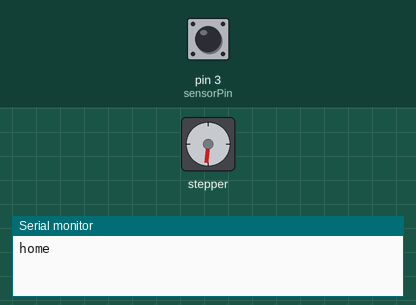
Recording of a sketch running on a simulated Arduino Uno, built with avr-gcc and run on an emulated ATmega328P. On the bench: stepper motor, the last lines printed to the serial monitor. Wiring (inferred from the names in the program): stepper motor driver (200 steps per turn assumed): step pin 2; direction pin 8; enable pin 5. The inputs (shaded band) are chosen by the test bench; at power-on: pin 3 (sensorPin) LOW.

Above: at 0.8 s.
0.9 s: pin 3 (sensorPin) driven HIGH
At 1.3 s:
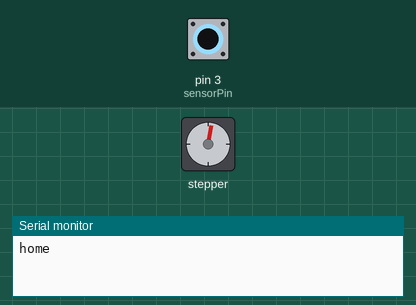
3.9 s: pin 3 (sensorPin) driven LOW
At 4.3 s:
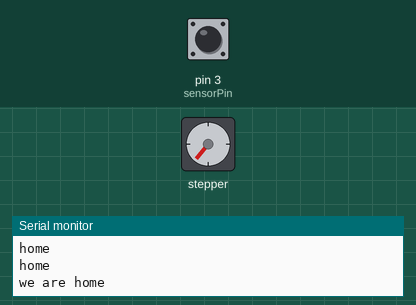
6.9 s: pin 3 (sensorPin) pulsed HIGH 2 times (0.12 s each, 0.3 s apart)
At 9.0 s:
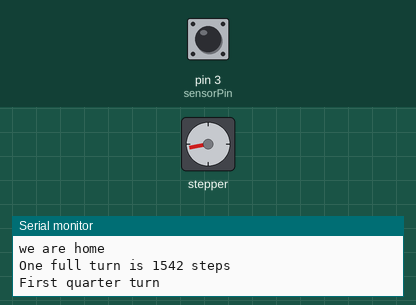
Timing chart, 0 to 31.0 s (numbered marks = the images above; inputs shaded):
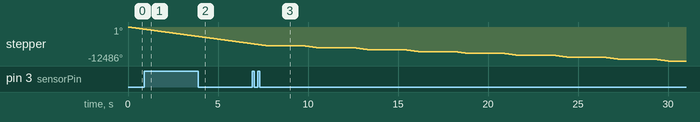

The sketch:

didiMotorTest.ino
```cpp
const int enPin = 5;
const int dirPin = 8;
const int stepPin = 2;

int fullTurnStepCount = 0;


void setup() {
  pinMode (enPin, OUTPUT);
  pinMode (dirPin, OUTPUT);
  pinMode (stepPin, OUTPUT);

  //digitalWrite(enPin, HIGH);
  Serial.begin(9600);

  goHome();

  countStepsToHome();
}

void loop() {

  Serial.println("First quarter turn");
  takeSteps(fullTurnStepCount / 4);
  delay(2000);

  Serial.println("Second quarter turn");
  takeSteps(fullTurnStepCount / 4);
  delay(2000);

  Serial.println("Third quarter turn");
  takeSteps(fullTurnStepCount / 4);
  delay(2000);

  Serial.println("Fourth quarter turn; no counting, seek home");
}
```

helpers.ino
```cpp
//const int stepPin = 2;
const int pulseDelay = 1;
const int sensorPin = 3;

void countStepsToHome() {

  // First go not home, don't bother counting
  while (isHome()) {
    takeSteps(1);
    //    Serial.print("Searching for  not home" );
    //    Serial.println();
  }

  // now go home
  goHome();
  Serial.println("we are home");

  // now go not home, while counting
  while (isHome()) {
    takeSteps(1);
    fullTurnStepCount++;
    //    Serial.print("leaving home, count = " );
    //    Serial.print(fullTurnStepCount);
    //    Serial.println();
  }

  // now go back home while counting
  while (!isHome()) {
    takeSteps(1);
    fullTurnStepCount++;
    //    Serial.print("searching for home, count = " );
    //    Serial.print(fullTurnStepCount);
    //    Serial.println();
  }

  // Found home again, so we have the full count
  Serial.print("One full turn is " );
  Serial.print(fullTurnStepCount);
  Serial.println(" steps");

}


void takeSteps(int stepCount) {
  while ( stepCount--) {
    digitalWrite(stepPin, LOW);
    delay(pulseDelay);
    digitalWrite(stepPin, HIGH);
    delay(pulseDelay);
  }
}

boolean isHome() {
  return (LOW == digitalRead(sensorPin)) ;
}

void goHome() {
  while ( !isHome()) {
    digitalWrite(stepPin, LOW);
    delay(pulseDelay);
    digitalWrite(stepPin, HIGH);
    delay(pulseDelay);
  }
  Serial.println("home");
}
```
